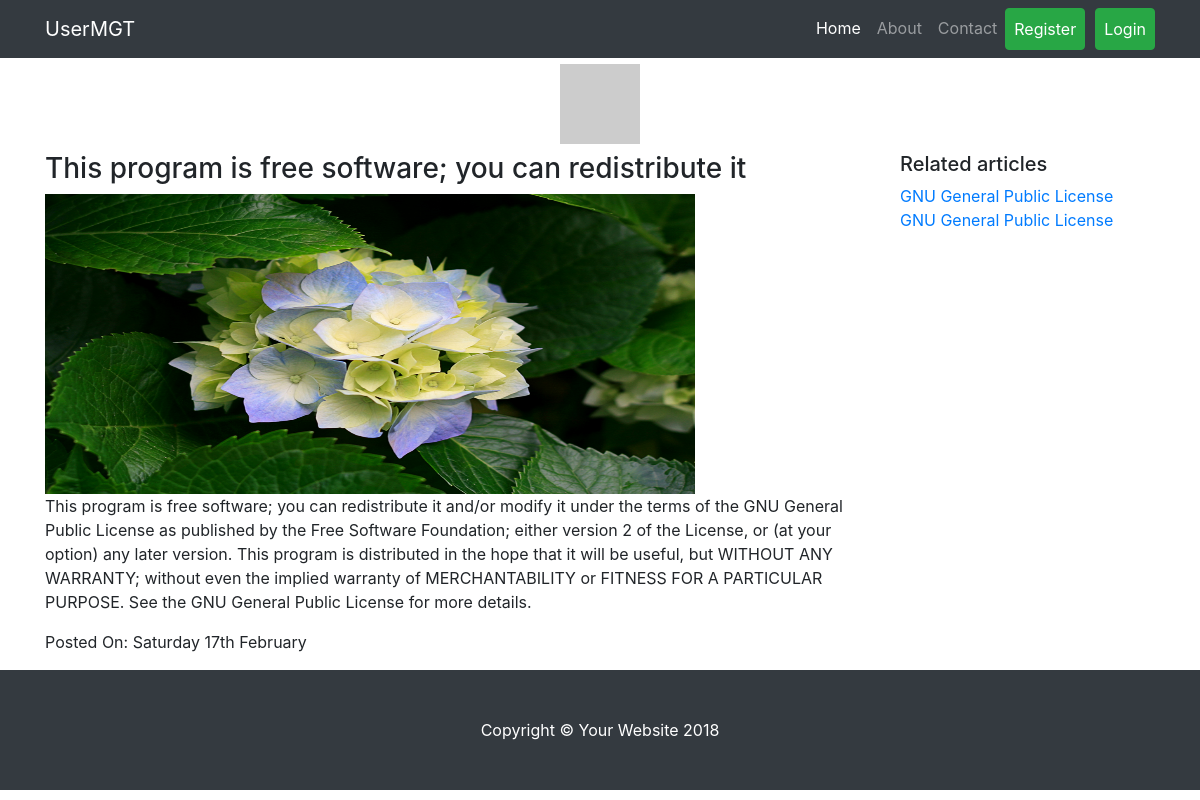
The page /view_news.php?nid=1 on the database its author committed.
### tables this page shows
CREATE TABLE `news` (
  `id` int(11) NOT NULL,
  `title` varchar(250) NOT NULL,
  `description` text NOT NULL,
  `filename` varchar(250) NOT NULL,
  `category` varchar(30) NOT NULL,
  `date` datetime NOT NULL,
  `ip` varchar(30) NOT NULL,
  `status` int(11) NOT NULL DEFAULT '1'
);

### view_news.php (the view)
<?php
include("includes/header.php");
include("includes/connect.php");
?>
<?php
if(isset($_GET['nid']))
{
	$id=$_GET['nid'];
	$res=mysqli_query($con,"select *from news where id=$id and status=1");
	if(mysqli_num_rows($res)>0)
	{
		$row=mysqli_fetch_assoc($res);
		?>
			<div class="container">
				<div class="row">
					<div class="col-md-9">
						<h3><?php echo $row['title'] ?></h3>
						<img height="300" width="650" src="news/<?php echo $row['filename']?>">
						<p><?php echo $row['description'] ?></p>
						<p>Posted On: <?php echo date("l dS F",strtotime($row['date'])); ?></p>
					</div>
					<div class="col-md-3">
						<h5>Related articles</h5>
						<?php
						$all_art=mysqli_query($con,"select title,id from news where status=1 and id!=$id")
						?>
						<ul class="nav">
						<?php
						while($arow=mysqli_fetch_assoc($all_art))
						{
						?>
							<li><a href="view_news.php?nid=<?php echo $arow['id']?>"><?php echo $arow['title']?></a></li>
						<?php
						}
							?>
						</ul>
					</div>
				</div>
			</div>
		<?php
	}
	else
	{
		echo "<div class='jumbotron'><h5>Sorry! The article you requested was not found</h5></div>";
	}
}
else
{
	header("Location:index.php");
}
?>
<?php
include("includes/footer.php");
?>

### css/full-width-pics.css (style rules this page uses)
body { padding-top: 54px; }
@media (min-width: 992px) { body { padding-top: 56px; } }

### rows shown on the page
news: title "This program is free software; you can redistribute it", filename (picture), description "This program is free software; you can redistribute it and/or modify it under the terms of the GNU General Public License as published by the Free Software Foundation; either version 2 of the License, or (at your option) any later version. This program is distributed in the hope that it will be useful, but WITHOUT ANY WARRANTY; without even the implied warranty of MERCHANTABILITY or FITNESS FOR A PARTICULAR PURPOSE. See the GNU General Public License for more details.", date "Saturday 17th February"
news: title "GNU General Public License"
news: title "GNU General Public License"
